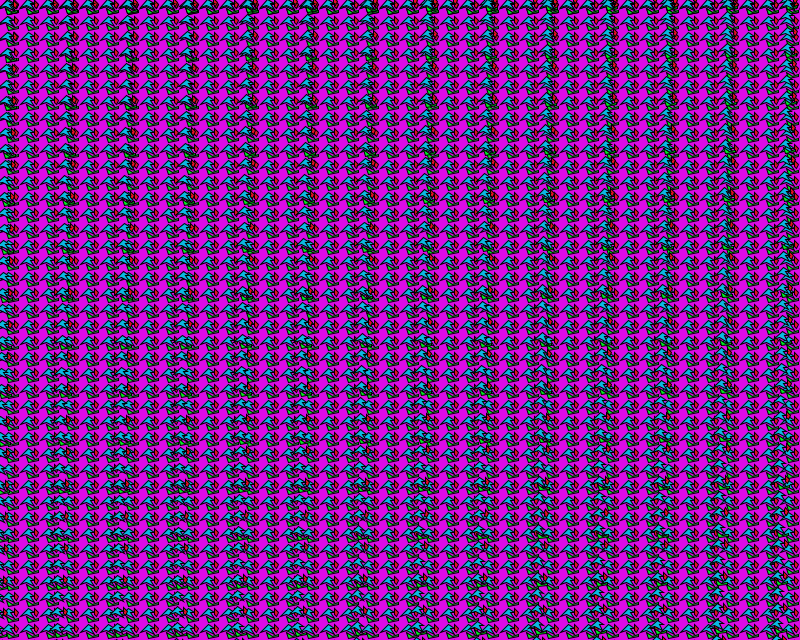
Frame 1 (no input)
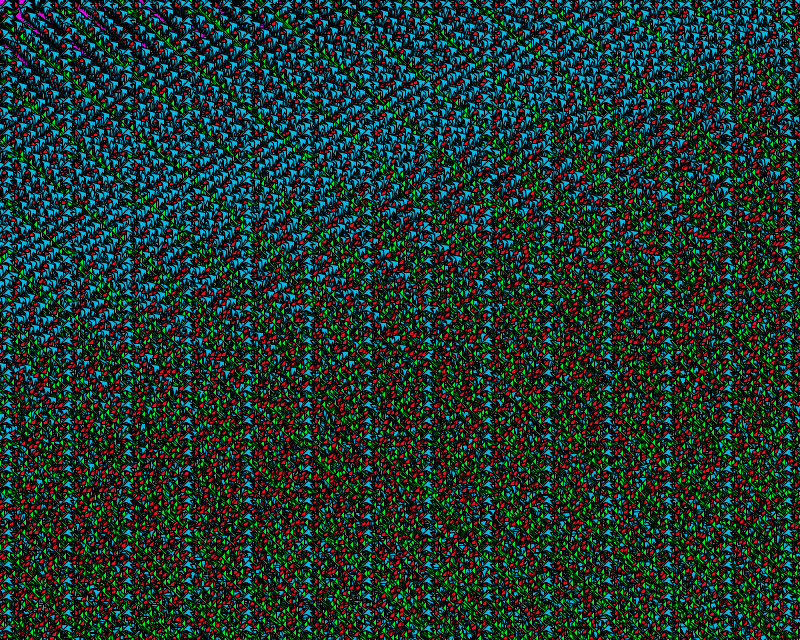
Frame 60 (the mouse pressed at the canvas centre just before this capture)
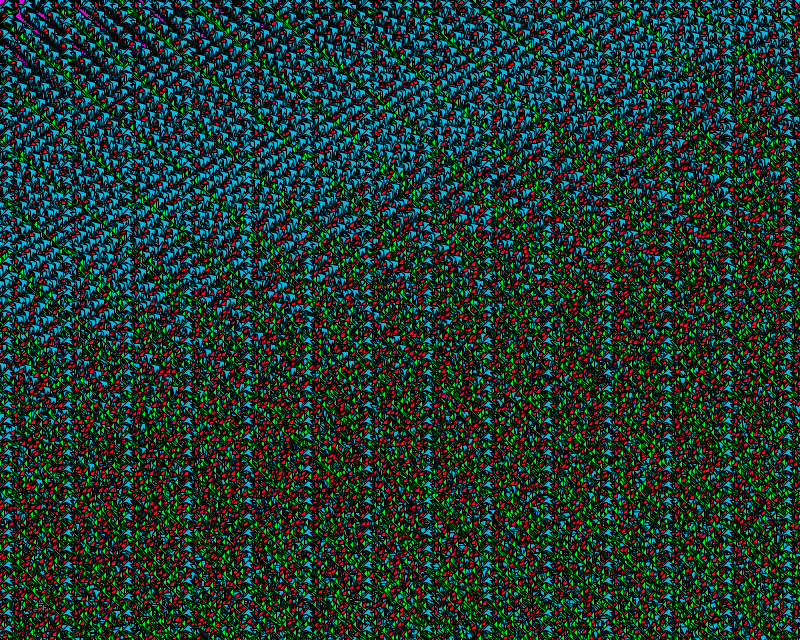
Frame 120 (the mouse held since frame 60 and released just before this capture)

The Processing sketch that drew these frames (run headless with seeded random() and noise(); from frame 60 on, the mouse is pressed at the canvas centre):

// Processing sketch: processing_50526
// ── processing_50526.pde



void setup() {
  size(800, 640);
  background(220, 12, 229);
  for (int i = 0; i < 41; i++) {
    pushMatrix();
    translate(i*20, 0);
    figure();
    figure1();
    figure2();
    for (int j = 0; j < 41; j++) {
      pushMatrix();
      translate(0, j*16);
      figure();
      figure1();
      figure2();
      popMatrix();
    }
    popMatrix();
  }
}

void draw() {
  int trans1 = int(random(21));
  int trans2 = int(random(17));
  for (int i = 0; i < 81; i++) {
    pushMatrix();
    translate(i*20, 0);
    //translate(i*trans1, 0); //to randomize, make it more glitchy
    rotate((-radians(frameCount))%(PI/3));
    figure();
    translate(i*20, 0);
    //translate(i*trans1, 0); //to randomize, make it more glitchy
    rotate((radians(frameCount))%(PI/3));
    figure1();
    translate(i*20, 0);
    //translate(i*trans1, 0); //to randomize, make it more glitchy
    rotate((radians(frameCount))%(PI/3));
    figure2();
    for (int j = 0; j < 81; j++) {
      pushMatrix();
      translate(0, j*16);
      //translate(0, j*trans2); //to randomize, make it even MORE glitchy
      figure();
      translate(0, j*16);
      //translate(0, j*trans2); //to randomize, make it even MORE glitchy
      figure1();
      translate(0, j*16);
      //translate(0, j*trans2); //to randomize, make it even MORE glitchy
      figure2();
      popMatrix();
    }
    popMatrix();
  }
}

void figure() {
  stroke(0);
  fill(11, 185, 227);
  beginShape();
  vertex(8, 0);
  vertex(14, 4);
  vertex(10, 4);
  vertex(14, 10);
  vertex(6, 6);
  vertex(0, 8);
  endShape(CLOSE);
}

void figure1() {
  stroke(0);
  fill(234, 17, 35);
  beginShape();
  vertex(14, 0);
  vertex(18, 4);
  vertex(16, 8);
  vertex(14, 6);
  vertex(14, 2);
  endShape(CLOSE);
}

void figure2() {
  stroke(0);
  fill(0, 245, 32);
  beginShape();
  vertex(6, 8);
  vertex(12, 12);
  vertex(18, 10);
  vertex(18, 12);
  vertex(8, 14);
  endShape(CLOSE);
}
